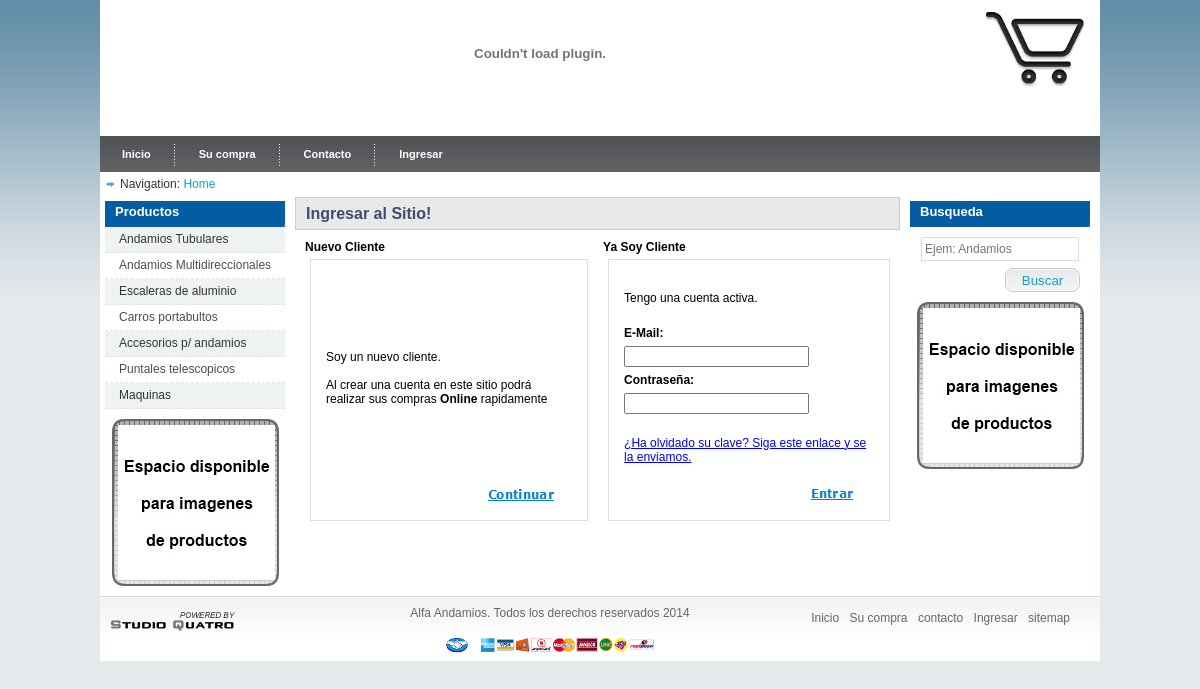
The page /login.php on the database its author committed.
### tables this page shows
CREATE TABLE IF NOT EXISTS `lineas` (
  `idLinea` int(11) NOT NULL AUTO_INCREMENT,
  `titulo` varchar(50) DEFAULT NULL,
  `orden` int(10) DEFAULT '0',
  `idEstado` int(11) NOT NULL DEFAULT '0',
  PRIMARY KEY (`idLinea`)
);

### menu-left.php (the view)
<div class="title_box"><a href="index.php">Productos</a></div>
<?php
include_once 'conexion.php';
$sql="SELECT DISTINCT idLinea, titulo FROM lineas, estados WHERE idEstado = 1 ORDER BY orden ASC, titulo ASC";
$res=mysql_query($sql,$link) or die("Error en: $sql: " . mysql_error());
echo "<ul class='left_menu'>";
$ban=0;
	while($registro=mysql_fetch_array($res))
	{
        if ($ban == 0){
        	$ban = 1;
        	echo "<li class='even'><a href='index.php?linea=".$registro["idLinea"]."'>".$registro["titulo"]."</a></li>";
        } else {
            $ban = 0;
            echo "<li class='odd'><a href='index.php?linea=".$registro["idLinea"]."'>".$registro["titulo"]."</a></li>";
        }
    }
echo "</ul>";
?>
<div class="banner_adds"> <a href="#"><img src="images/bann2.jpg" alt="" border="0" /></a> </div>

### css/style.css (style rules this page uses)
body { background: url(../images/bg.jpg) repeat-x #e4e9ec top; color: #000; font-family: Arial, Helvetica, sans-serif; font-size: 12px; margin: 0px auto auto auto; padding: 0; }
.title_box { background: url('../images/topnav-right-bg.gif') no-repeat scroll right bottom transparent; color: #fff; font-size: 13px; font-weight: bold; height: 30px; line-height: 30px; margin: 5px 0 0 0; padding-left: 10px; width: 170px; }
.title_box a { color: #fff; text-decoration: none; }
ul.left_menu { list-style: none; margin: 0px; padding: 0px; width: 180px; }
ul.left_menu li { list-style: none; margin: 0px; }
ul.left_menu li.odd a { border-bottom: 1px #e4e4e4 dashed; color: #504b4b; display: block; height: 25px; line-height: 25px; padding: 0 0 0 14px; text-decoration: none; width: 166px; }
ul.left_menu li.even a { background-color: #EFF2F3; border-bottom: 1px #e4e4e4 dashed; color: #333; display: block; height: 25px; line-height: 25px; padding: 0 0 0 14px; text-decoration: none; width: 166px; }
.banner_adds { padding: 10px 0 10px 0; text-align: center; width: 180px; }

### rows shown on the page
lineas: titulo "Andamios Tubulares"
lineas: titulo "Andamios Multidireccionales"
lineas: titulo "Escaleras de aluminio"
lineas: titulo "Carros portabultos"
lineas: titulo "Accesorios p/ andamios"
lineas: titulo "Puntales telescopicos"
lineas: titulo "Maquinas"
